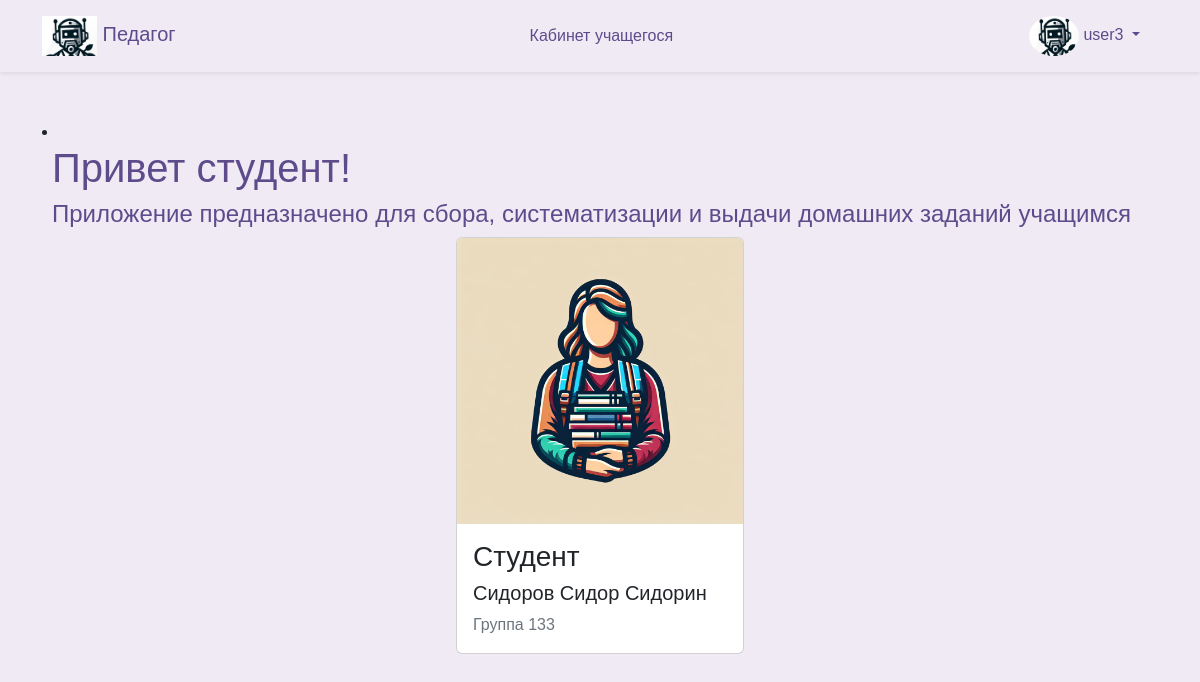
Screenshot of / (signed in) with the database file from the repository.
### database/models.py (models this page shows, shortened)
class User(Base):
    __tablename__ = "users"
    id = Column(Integer, primary_key=True)
    username = Column(String, unique=True)
    fio = Column(String, default= 'Noname')  # Убрали уникальность
    email = Column(String, unique=True)
    password = Column(String)
    user_type = Column(Enum(UserType), default=UserType.student)
    group_id = Column(Integer, ForeignKey("group.id"), default= 1)
    group = relationship("Group", back_populates="user")
    history_user = relationship("History", back_populates="user_history")

class Group(Base):
    __tablename__ = "group"
    id = Column(Integer, primary_key=True)
    name = Column(String, unique=True, nullable=False)
    user = relationship("User", back_populates="group")

### frontend/router.py (the view)
@router.get("/")
async def get_all_users(
    request: Request,
    user: User = Depends(get_user_or_redirect),
    session: AsyncSession = Depends(get_session),
):
    data = await CRUDUser.get_user_fio(session, user.username)
    data = data
    data = [
        {"id": i, **dct}
        for i, dct in enumerate(data, start=1)
    ]
    print(data)
    users = await CRUDUser.get_all(session)
    groups = await CRUDGroup.get_all(session)
    disciplines = await CRUDDiscipline.get_all(session)
    themes = await CRUDTheme.get_all(session)
    homeworks = await CRUDHomework.get_all(session)
    students = await CRUDUser.get_all(session)
    return templates.TemplateResponse(
        "index.html",
        {
            "request": request,
            "user": user,
            "data": data,
            "users": users,
            "groups": groups,
            "disciplines": disciplines,
            "themes": themes,
            "homeworks": homeworks,
            "students": students,
        },
    )

### frontend/template/index.html (shortened to what this page needs)
{% extends "base/base.html" %}
{% block content %}
{% if user.user_type.value == 'student' %}
<li class="nav-item {% if request_path == '/student' %}active{% endif %}">
  <a class="nav-link" href="/student">
    <div class="row">
      <div class="col-12">
        <h1>Привет студент!</h1>
        <h4>Приложение предназначено для сбора, систематизации и выдачи домашних заданий учащимся</h4>
      </div>
    </div>
    <div class="d-flex justify-content-center">
      <div class="card" style="width: 18rem;">
        <img src="../assets/img/student.jpg" class="card-img-top" alt="...">
        <div class="card-body">
          <h3 class="card-title">Студент</h3>
          <h5 class="card-title">{{ data[0]['fio'] }}</h5>
          <p class="card-text">{{ data[0]['group_name'] }}</p>
        </div>
      </div>
    </div>
  </a>
</li>
{% endif %}
{% endblock %}

### frontend/template/base/nav.html (shortened to what this page needs)
<nav class="navbar navbar-expand-lg navbar-light shadow-sm">
    <div class="container">
      <a class="navbar-brand" href="/">
        <img src="/assets/img/logo2.jpg" alt="Педагог Logo" id="brand-logo" style="max-height: 40px;"> Педагог
      </a>
      <div class="collapse navbar-collapse" id="navbarNav">
        {% if user %}
        <ul class="navbar-nav mx-auto">
          {% if user.user_type.value == 'student' %}
          <li class="nav-item {% if request_path == '/student' %}active{% endif %}">
            <a class="nav-link" href="/student">Кабинет учащегося </a>
          </li>
          {% endif %}
        </ul>
        <ul class="navbar-nav">
          <li class="nav-item dropdown">
            <a class="nav-link dropdown-toggle" href="#" id="navbarDropdownMenuLink" data-bs-toggle="dropdown"
              aria-expanded="false">
              <img src="/assets/img/logo2.jpg" alt="Профиль" style="border-radius: 50%; width: 50px; height: 40px;">
              {{user.username}}
            </a>
          </li>
        </ul>
        {% endif %}
      </div>
    </div>
</nav>

### frontend/assets/css/base.css (style rules this page uses)
body { margin: 0; font-family: 'Nunito Sans', Arial, sans-serif; background-color: #efeaf4; }
.navbar { background-color: rgb(255, 255, 255), 255, 255); box-shadow: 0 4px 6px rgba(0, 0, 0, 0.1); }
.navbar-brand, .nav-link { color: #5e4b8b !important; }
.nav-link { margin: 0 10px; border-radius: 20px; transition: background-color 0.3s, color 0.3s; }
h1 { color: #5e4b8b; }
p { color: #6c757d; }

### rows the page displays
User: username "user3", fio "Сидоров Сидор Сидорин"
Group: name "Группа 133"
